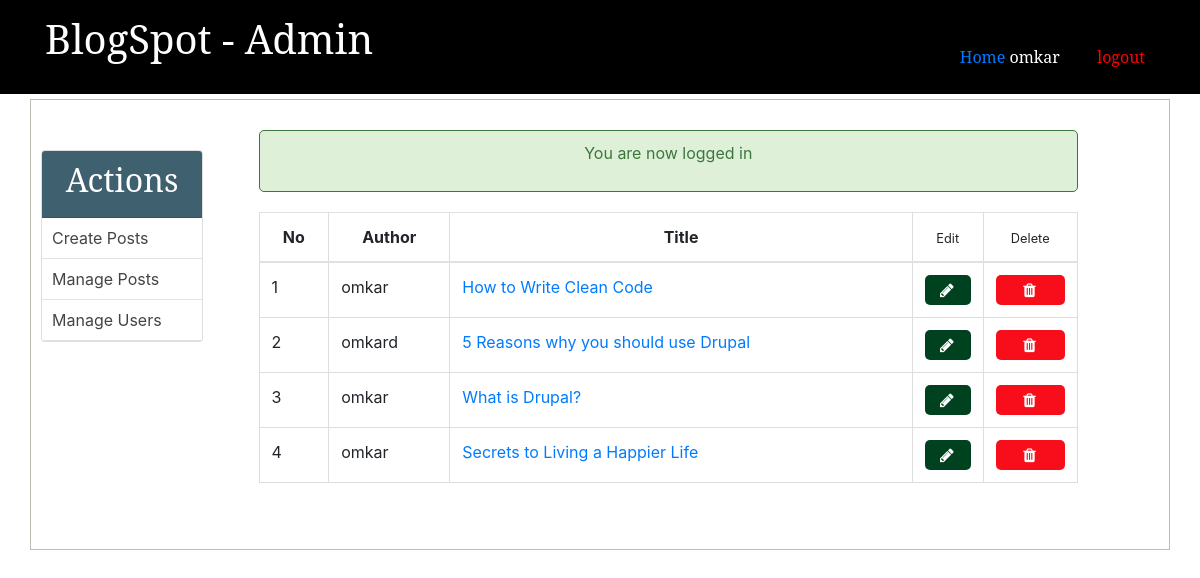
Screenshot of /admin/posts.php (signed in) with the database file from the repository.
### tables this page shows
CREATE TABLE `posts` (
  `id` int(11) NOT NULL,
  `user_id` int(11) DEFAULT NULL,
  `title` varchar(255) NOT NULL,
  `views` int(11) NOT NULL DEFAULT 0,
  `image` varchar(255) NOT NULL,
  `content` text NOT NULL,
  `created_at` timestamp NOT NULL DEFAULT current_timestamp() ON UPDATE current_timestamp(),
  `updated_at` timestamp NOT NULL DEFAULT '2021-08-08 05:50:25'
);

### admin/includes/post_functions.php (called while the page is built, shortened)
<?php
function getAllPosts()
{
	global $conn;
	if ($_SESSION['user']['role'] == "Admin") {
		$sql = "SELECT * FROM posts";
	} elseif ($_SESSION['user']['role'] == "Author") {
		$user_id = $_SESSION['user']['id'];
		$sql = "SELECT * FROM posts WHERE user_id=$user_id";
	}
	$result = mysqli_query($conn, $sql);
	$posts = mysqli_fetch_all($result, MYSQLI_ASSOC);
	$final_posts = array();
	foreach ($posts as $post) {
		$post['author'] = getPostAuthorById($post['user_id']);
		array_push($final_posts, $post);
	}
	return $final_posts;
}
function getPostAuthorById($user_id)
{
	global $conn;
	$sql = "SELECT username FROM users WHERE id=$user_id";
	$result = mysqli_query($conn, $sql);
	if ($result) {
		return mysqli_fetch_assoc($result)['username'];
	} else {
		return null;
	}
}
?>

### admin/posts.php (the view, shortened to what this page needs)
<?php  include('../config.php'); ?>
<?php  include(ROOT_PATH . '/admin/includes/post_functions.php'); ?>
<?php include(ROOT_PATH . '/admin/includes/head_section.php'); ?>
<?php $posts = getAllPosts(); ?>
</head>
<body>
	<?php include(ROOT_PATH . '/admin/includes/navbar.php') ?>
	<div class="container content">
		<?php include(ROOT_PATH . '/admin/includes/menu.php') ?>
		<div class="table-div"  style="width: 80%;">
			<?php include(ROOT_PATH . '/admin/includes/messages.php') ?>
			<?php if (empty($posts)): ?>
				<h1 style="text-align: center; margin-top: 20px;">No posts in the database.</h1>
			<?php else: ?>
				<table class="table">
						<thead>
						<th>No</th>
						<th>Author</th>
						<th>Title</th>
						<th><small>Edit</small></th>
						<th><small>Delete</small></th>
					</thead>
					<tbody>
					<?php foreach ($posts as $key => $post): ?>
						<tr>
							<td><?php echo $key + 1; ?></td>
							<td><?php echo $post['author']; ?></td>
							<td>
								<a 	target="_blank"
								href="">
									<?php echo $post['title']; ?>
								</a>
							</td>
								<td>
								<a class="fa fa-pencil btn edit"
									href="create_post.php?edit-post=<?php echo $post['id'] ?>">
								</a>
							</td>
							<td>
								<a  class="fa fa-trash btn delete"
									href="create_post.php?delete-post=<?php echo $post['id'] ?>">
								</a>
							</td>
						</tr>
					<?php endforeach ?>
					</tbody>
				</table>
			<?php endif ?>
		</div>
	</div>
</body>
</html>

### static/css/admin_styling.css (style rules this page uses)
* { margin: 0px; padding: 0px; }
a { text-decoration: none; }
table { border-collapse: collapse; width: 70%; margin: 20px auto; }
th, td { padding: 8px; text-align: left; border: 1px solid #ddd; }
th { text-align: center; }
.btn { color: white; background: #4e6166; text-align: center; border: none; border-radius: 5px; display: block; letter-spacing: 0.1em; padding: 13px 20px; text-decoration: none; }
.container { width: 95%; margin: 5px auto 50px; border: 1px solid #bfbcb3; padding: 10px 0px 50px; }
.container:after { content: ""; display: block; clear: both; }
.table-div { float: left; width: 47%; }
.table-div table { width: 90%; }
.table-div a.fa { color: white; padding: 3px; }
.table-div .edit { background: #004220; }
.table-div .delete { background: #f70e1a; }

### rows the page displays
posts: author "omkar", title "How to Write Clean Code"
posts: author "omkard", title "5 Reasons why you should use Drupal"
posts: author "omkar", title "What is Drupal?"
posts: author "omkar", title "Secrets to Living a Happier Life"

### other values shown
$_SESSION['user']['username'] "omkar"
$_SESSION['message'] "You are now logged in"
